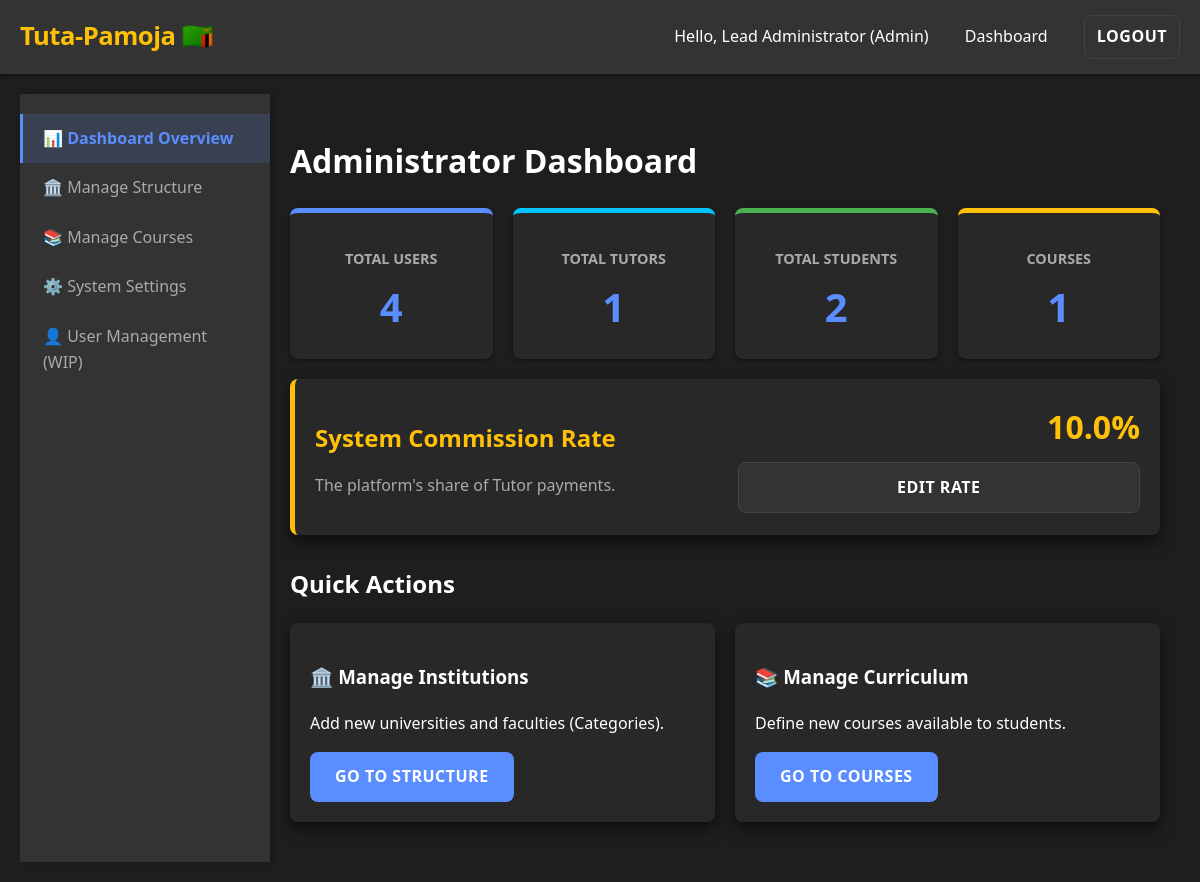
The app's page /admin/dashboard (signed in), older data.
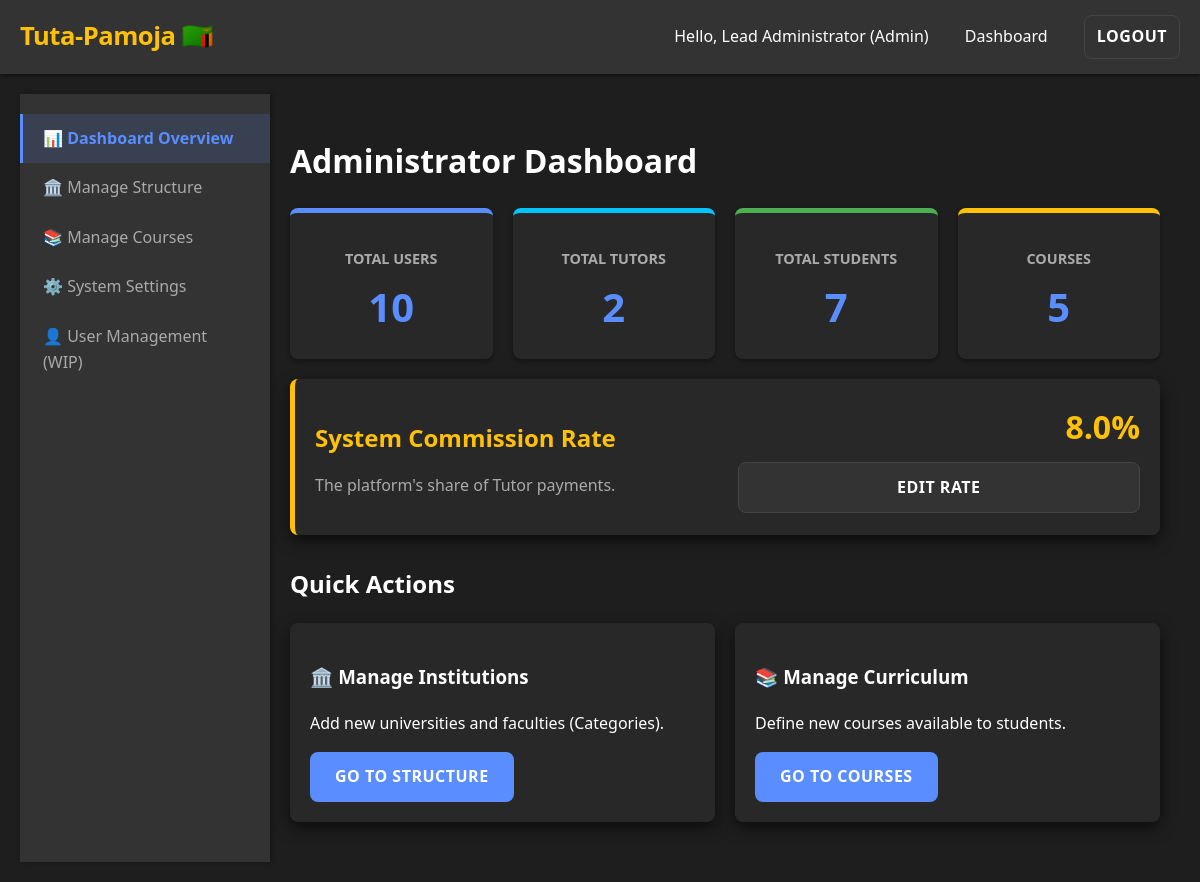
The same page, newer data.
### models.py (models this page shows)
class SystemSetting(db.Model):
    __tablename__ = 'SystemSettings'
    id = db.Column(db.Integer, primary_key=True)
    commission_rate = db.Column(db.Float, nullable=False, default=0.10)
    last_updated = db.Column(db.DateTime, default=datetime.utcnow)

### admin_routes.py (the view)
    @login_required
    def decorated_function(*args, **kwargs):
        if current_user.role != ROLES['Admin']:
            flash('Access denied. You must be logged in as an Administrator.', 'danger')
            return redirect(url_for('main.index'))
        return f(*args, **kwargs)

### admin_routes.py (called while the page is built)
def admin_required(f):
    @login_required
    def decorated_function(*args, **kwargs):
        if current_user.role != ROLES['Admin']:
            flash('Access denied. You must be logged in as an Administrator.', 'danger')
            return redirect(url_for('main.index'))
        return f(*args, **kwargs)
    decorated_function.__name__ = f.__name__
    return decorated_function

@admin.route('/dashboard')
@admin_required
def dashboard():
    total_users = User.query.count()
    total_tutors = User.query.filter_by(role=ROLES['Tutor']).count()
    total_students = User.query.filter_by(role=ROLES['Student']).count()
    total_courses = Course.query.count()
    system_setting = db.session.get(SystemSetting, 1)
    return render_template('admin_dashboard.html',
        total_users=total_users,
        total_tutors=total_tutors,
        total_students=total_students,
        total_courses=total_courses,
        commission_rate=system_setting.commission_rate if system_setting else 0.0
    )

### templates/admin_dashboard.html (shortened to what this page needs)
{% extends "base.html" %}
{% block content %}
    <div class="dashboard-layout">
        <div class="sidebar">
            <div class="sidebar-nav">
                <a href="{{ url_for('admin.dashboard') }}" class="active">📊 Dashboard Overview</a>
                <a href="{{ url_for('admin.manage_structure') }}">🏛️ Manage Structure</a>
                <a href="{{ url_for('admin.manage_courses') }}">📚 Manage Courses</a>
                <a href="{{ url_for('admin.manage_settings') }}">⚙️ System Settings</a>
                <a href="#">👤 User Management (WIP)</a>
            </div>
        </div>
        <div class="main-content">
            <h1>Administrator Dashboard</h1>
            <div class="stat-grid">
                <div class="stat-card" style="border-top-color: var(--color-primary);">
                    <h3>Total Users</h3>
                    <span class="value">{{ total_users }}</span>
                </div>
                <div class="stat-card" style="border-top-color: var(--color-info);">
                    <h3>Total Tutors</h3>
                    <span class="value">{{ total_tutors }}</span>
                </div>
                <div class="stat-card" style="border-top-color: var(--color-success);">
                    <h3>Total Students</h3>
                    <span class="value">{{ total_students }}</span>
                </div>
                <div class="stat-card" style="border-top-color: var(--color-accent);">
                    <h3>Courses</h3>
                    <span class="value">{{ total_courses }}</span>
                </div>
            </div>
            <div class="card flex-columns" style="border-left: 5px solid var(--color-accent); align-items: center;">
                <div style="flex-grow: 1;">
                    <h2 style="color: var(--color-accent); margin-bottom: 5px;">System Commission Rate</h2>
                    <p style="color: var(--color-text-secondary);">The platform's share of Tutor payments.</p>
                </div>
                <div style="text-align: right;">
                    <span style="font-size: 2rem; font-weight: 700; color: var(--color-accent);">
                        {{ "%.1f"|format(commission_rate * 100) }}%
                    </span>
                    <a href="{{ url_for('admin.manage_settings') }}" class="btn btn-secondary" style="margin-top: 10px; display: block;">Edit Rate</a>
                </div>
            </div>
            <h2 style="margin-top: 30px;">Quick Actions</h2>
            <div class="flex-columns">
                <div class="card interactive">
                    <h3>🏛️ Manage Institutions</h3>
                    <p>Add new universities and faculties (Categories).</p>
                    <a href="{{ url_for('admin.manage_structure') }}" class="btn btn-primary">Go to Structure</a>
                </div>
                 <div class="card interactive">
                    <h3>📚 Manage Curriculum</h3>
                    <p>Define new courses available to students.</p>
                    <a href="{{ url_for('admin.manage_courses') }}" class="btn btn-primary">Go to Courses</a>
                </div>
            </div>
        </div>
    </div>
{% endblock %}

Row changes from the older to the newer data that the page shows:
changed SystemSetting: commission_rate*100 "10.0" → "8.0"
Text that changed along with them:
{{ total_users }}: "4" → "10"
{{ total_tutors }}: "1" → "2"
{{ total_students }}: "2" → "7"
{{ total_courses }}: "1" → "5"
